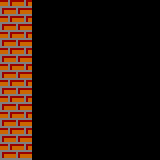

Below is a game level as drawn by its tile map, then a one-line description and the .tmx that defines it (tile-layer data replaced by summaries):
An orthogonal 10x10 tile map with 16x16 px tiles, 2 tile layers (background, grass), 2 tilesets and 18 objects.

<map version="1.0" tiledversion="1.0.3" orientation="orthogonal" renderorder="right-down" width="10" height="10" tilewidth="16" tileheight="16" nextobjectid="53">
 <tileset firstgid="1" source="tank1.tsx" />
 <tileset firstgid="8" source="tank1.tsx" />
 <objectgroup name="wall">
  <object id="32" gid="11" x="32" y="16" width="16" height="16" />
  <object id="33" gid="11" x="48" y="16" width="16" height="16" />
  <object id="34" gid="11" x="32" y="32" width="16" height="16" />
  <object id="35" gid="11" x="48" y="32" width="16" height="16" />
  <object id="39" gid="4" x="112" y="32" width="16" height="16" />
  <object id="40" gid="4" x="128" y="64" width="16" height="16" />
  <object id="41" gid="4" x="128" y="112" width="16" height="16" />
  <object id="42" gid="10" x="48" y="32" width="16" height="16" />
  <object id="43" gid="10" x="32" y="16" width="16" height="16" />
  <object id="44" gid="10" x="32" y="32" width="16" height="16" />
  <object id="45" gid="10" x="48" y="16" width="16" height="16" />
  <object id="46" gid="10" x="112" y="32" width="16" height="16" />
  <object id="47" gid="10" x="128" y="64" width="16" height="16" />
  <object id="48" gid="10" x="128" y="112" width="16" height="16" />
  <object id="49" gid="11" x="64" y="112" width="16" height="16" />
  <object id="50" gid="11" x="32" y="144" width="16" height="16" />
  <object id="51" gid="11" x="96" y="144" width="16" height="16" />
  <object id="52" gid="11" x="128" y="144" width="16" height="16" />
 </objectgroup>
 <layer name="background" width="10" height="10">
  <data>[100 cells, 0 non-empty, 0 distinct tile ids]</data>
 </layer>
 <layer name="grass" width="10" height="10">
  <properties>
   <property name="name" value="p-grass" />
  </properties>
  <data>[100 cells, 20 non-empty, 4 distinct tile ids]</data>
 </layer>
</map>